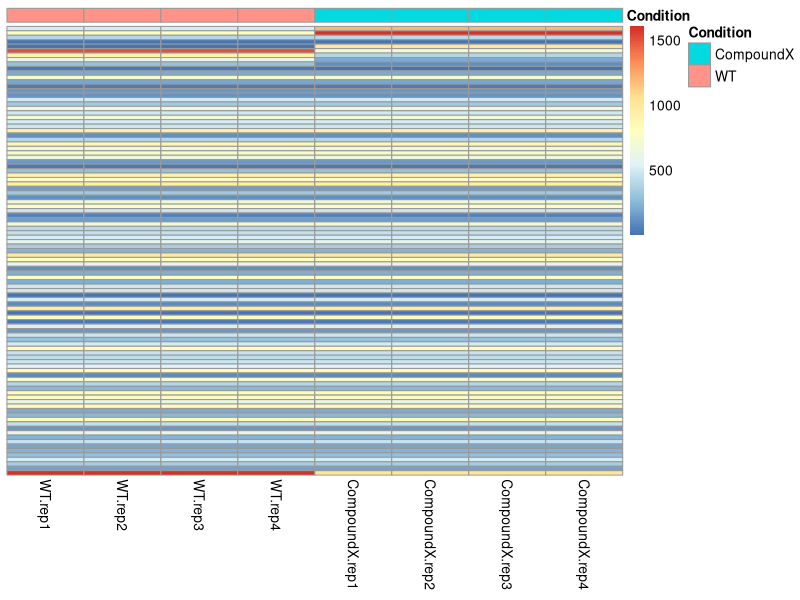
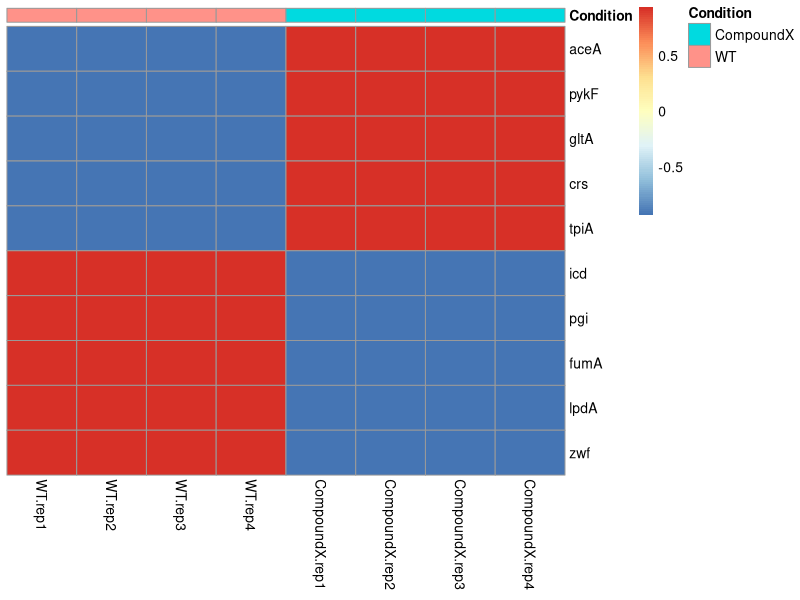
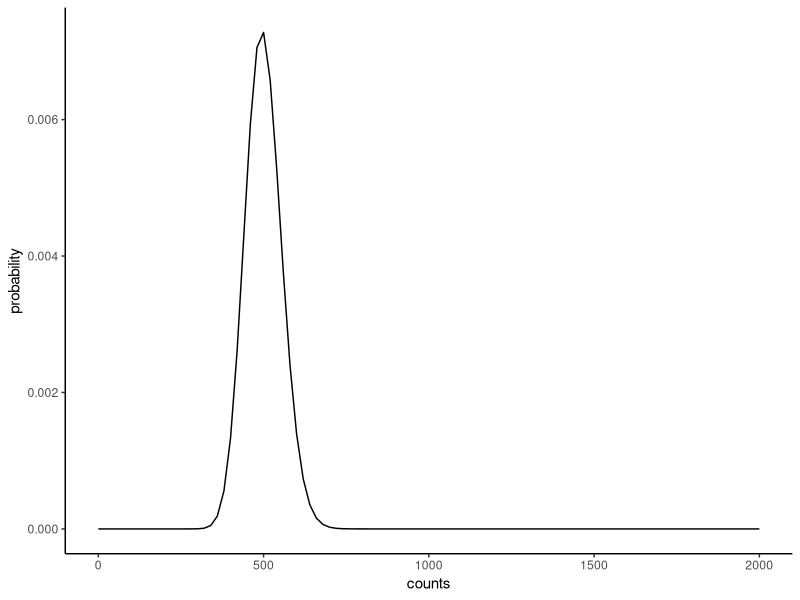
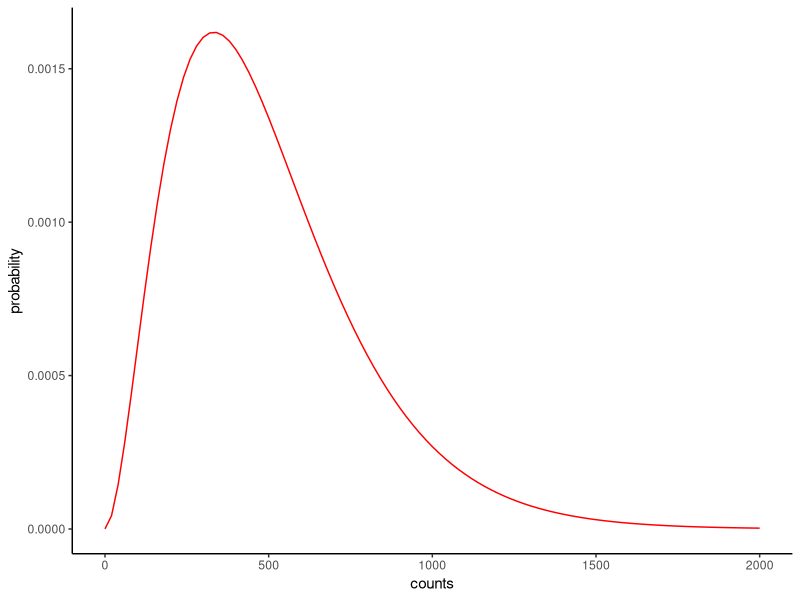
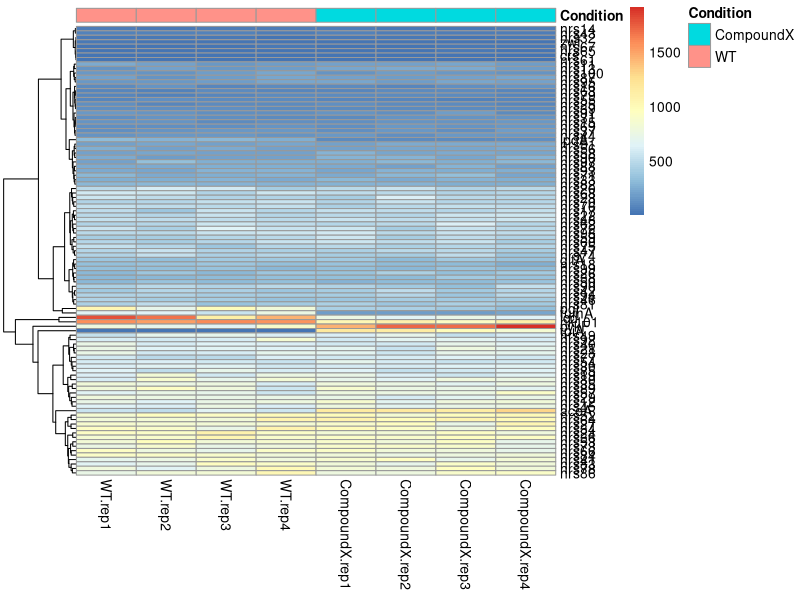

Generate these figures, in order, with R:
## ---- chunk 1
#| warning: false

# Libraries required for this
library(tidyverse)
# Set up data/ directory
dir.create("data", showWarnings = FALSE)
## ---- chunk 2

# Table with DE gene reads
df_gene_data_resp <- data.frame(
    Gene = c("aceA", "pykF", "gltA", "crs", "tpiA", "icd", "pgi", "fumA", "lpdA", "zwf"),
    WT.rep1 = c(500, 800, 400, 3, 3, 1500, 900, 600, 300, 20),
    CompoundX.rep1 = c(1200, 1600, 410, 5, 1000, 700, 400, 200, 100, 15)
    # Regulation = c("Up", "Up", "Up", "Up", "Up", "Down", "Down", "Down", "Down", "Down")
)
# Table with 90 non-responding genes
expression_levels_nresp90 <- sample(1:1000, 90, replace = TRUE) 
df_gene_data_extra <- data.frame(
    Gene = paste0("nrs", 11:100), # nrs = non responsive
    WT.rep1 = expression_levels_nresp90,
    CompoundX.rep1 = expression_levels_nresp90
)

# merge the two
df_gene_data <- bind_rows(df_gene_data_resp, df_gene_data_extra)

# add a gene that makes the total reads equal
max_totalreads = max(colSums(df_gene_data[,-1]))
hk101_expression = 1000+max_totalreads-colSums(df_gene_data[,-1])
df_gene_data <- df_gene_data %>%
    add_row(Gene = "hk101", 
            WT.rep1 = hk101_expression[1], 
            CompoundX.rep1 = hk101_expression[2])

# Now expand each of the reads columns 4x (to emulate replicates)
df_gene_data_all <- df_gene_data %>%
    mutate(
        WT.rep2 = WT.rep1,
        WT.rep3 = WT.rep1,
        WT.rep4 = WT.rep1,
        CompoundX.rep2 = CompoundX.rep1,
        CompoundX.rep3 = CompoundX.rep1,
        CompoundX.rep4 = CompoundX.rep1
    ) 
# Re-arrange the columns, put all WT first then the CompoundX cols
df_gene_data_all <- df_gene_data_all %>%
    select(Gene, starts_with("WT"), starts_with("CompoundX"))


head(df_gene_data_all)   
colSums(df_gene_data_all[,-1])

## ---- chunk 3

library(pheatmap)

# 
df_annotation <- data.frame(
    row.names = colnames(df_gene_data_all[,-1]),
    Condition = rep(c("WT", "CompoundX"), each = 4)
)

# Prepare the data for pheatmap
heatmap_data <- df_gene_data_all %>%
    column_to_rownames(var = "Gene") %>%
    as.matrix()
    
# Generate the heatmap
# note that we cannot scale, because variance = 0 for non-bg
pheatmap(heatmap_data,
            cluster_rows = FALSE, 
            cluster_cols = FALSE, 
            show_rownames = FALSE, 
            show_colnames = TRUE,
            scale="none",
            annotation_col = df_annotation
)
    
# Show the DE genes  
pheatmap(heatmap_data[1:10,],
            cluster_rows = FALSE, 
            cluster_cols = FALSE, 
            show_rownames = TRUE, 
            show_colnames = TRUE,
            scale="row",
            annotation_col = df_annotation
)            

## ---- chunk 4
# plot binominal prob. distribution function
ggplot() +
  geom_function(fun = dnbinom, args = list(mu = 500, size = 100)) +
  xlim(c(0,2000))+
  theme_classic() +
  xlab("counts") + ylab("probability")
## ---- chunk 5
# draw 1000 numbers according to binominal, mu=500, size=100
simulated_counts <- rnbinom(n = 1000, mu = 500, size = 100)
# calculate and print variability
print(paste0("Mean = ", round(mean(simulated_counts),2)))
print(paste0("Variance = ", round(var(simulated_counts),2)))
## ---- chunk 6
# plot prob. distribution function, now for size = 3
ggplot() +
  geom_function(fun = dnbinom, args = list(mu = 500, size = 3), color='red') +
  xlim(c(0,2000))+
  theme_classic() +
  xlab("counts") + ylab("probability")
## ---- chunk 7

set.seed(42) # for reproducibility

dispersion_size <- 100  # size parameter (theta); higher = less noise

# Apply NB noise to each count value
df_gene_data_noisy <- df_gene_data_all %>%
    mutate(across(-Gene, ~ ifelse(.x > 0, 
                                   rnbinom(n(), mu = .x, size = dispersion_size), 
                                   0)))

head(df_gene_data_noisy)

## ---- chunk 8
df_gene_data_noisy %>%
    column_to_rownames(var = "Gene") %>%
    as.matrix() %>%
    pheatmap(cluster_cols = FALSE, 
             annotation_col = df_annotation)
## ---- chunk 9

# Export count matrix (genes as rows, samples as columns, no row names column)
# DESeq2 expects integer counts with gene IDs as row names
df_counts <- df_gene_data_noisy %>%
    column_to_rownames(var = "Gene")

write.table(df_counts, 
            file = "data/count_table.tsv", 
            sep = "\t", 
            quote = FALSE, 
            col.names = NA)  # col.names=NA puts a blank in the top-left corner

# Export sample metadata (colData for DESeq2)
# Row names must match the column names of the count matrix
df_metadata <- data.frame(
    sample = colnames(df_counts),
    condition = rep(c("WT", "CompoundX"), each = 4)
)

write.table(df_metadata, 
            file = "data/sample_metadata.tsv", 
            sep = "\t", 
            quote = FALSE, 
            row.names = FALSE)

cat("Exported count_table.tsv and sample_metadata.tsv\n")
